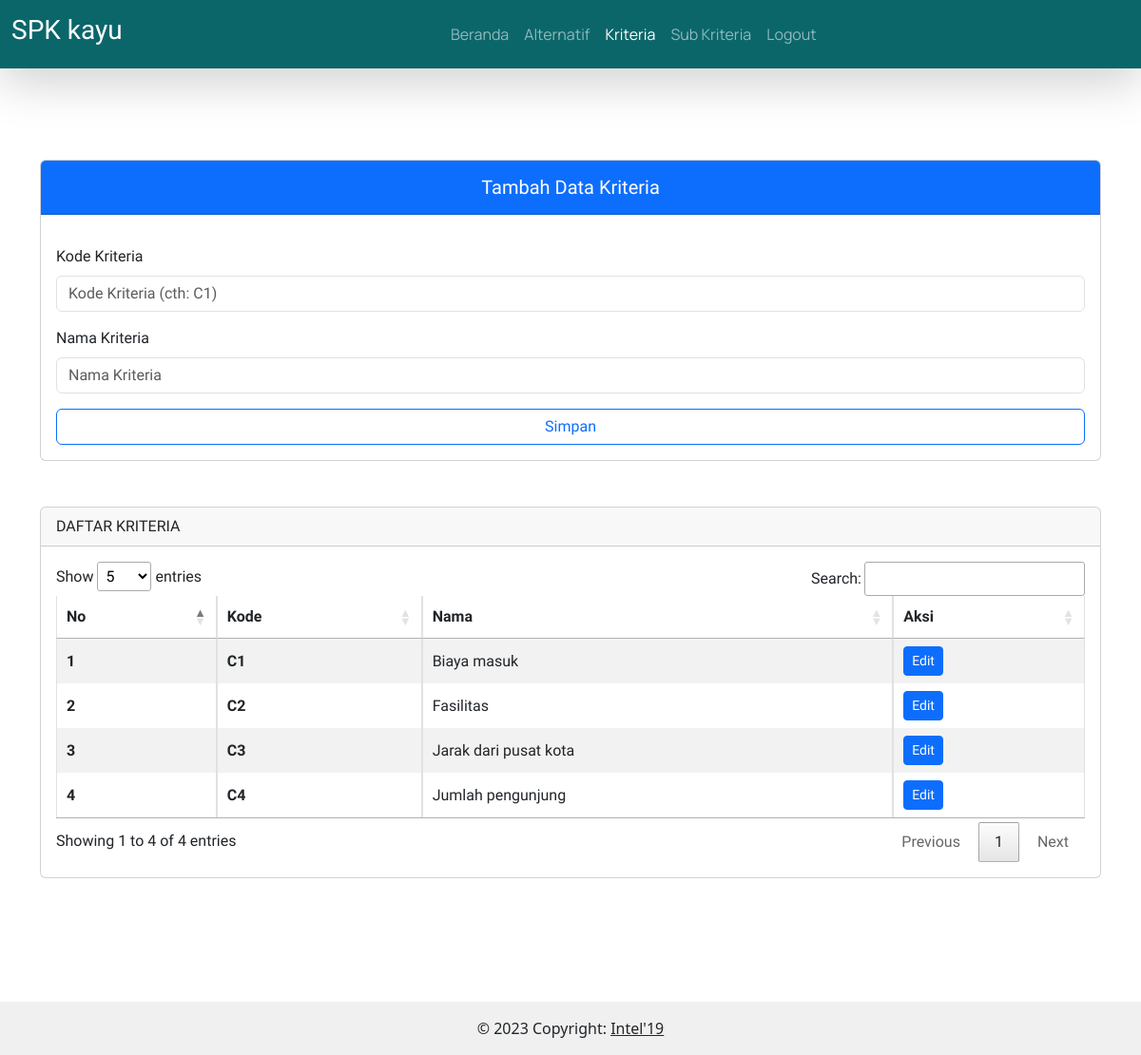
/admin/kriteria.php (signed in), run on the app's committed database.
### tables this page shows
CREATE TABLE `kriteria` (
  `id_kriteria` char(2) NOT NULL,
  `nama_kriteria` varchar(25) NOT NULL
);

### config.php (called while the page is built, shortened)
<?php
function connectDatabase()
{
    $conn = new mysqli(DB_HOST, DB_USERNAME, DB_PASSWORD, DB_NAME);
    return $conn;
}
?>

### admin/classes/kriteria.php (called while the page is built, shortened)
<?php
require_once '../config.php';
class Kriteria{
    private $db;
    public function __construct()
    {
        $this->db = connectDatabase();
    }
    public function getKriteria()
    {
        return $this->db->query("SELECT * FROM `kriteria`");
    }
}
$Kriteria = new Kriteria();
?>

### admin/kriteria.php (the view, shortened to what this page needs)
<?php
require_once './header.php';
require_once './classes/kriteria.php';
$data_Kriteria = $Kriteria->getKriteria();
?>
<div class="container pt-5" style="font-family: 'Prompt', sans-serif; margin-bottom:130px;">
    <div class="row">
        <div class="d-xxl-flex">
            <?php if(mysqli_num_rows($data_Kriteria) < 5) :?>
            <div class="col-xxl-3 mb-xxl-3 mt-5">
                <div class="card">
                    <div class="card-header bg-primary">
                        <h5 class="text-center text-white pt-2 col-12">
                            Tambah Data Kriteria
                        </h5>
                    </div>
                    <form method="post" action="">
                        <div class="card-body">
                            <div class="mb-3 mt-3">
                                <label for="id_kriteria" class="form-label">Kode Kriteria</label>
                                <input class="form-control" maxlength="2" required name="id_kriteria" type="text"
                                    placeholder="Kode Kriteria (cth: C1)" aria-label="default input example">
                            </div>
                            <div class="mb-3 mt-3">
                                <label for="nama_kriteria" class="form-label">Nama Kriteria</label>
                                <input class="form-control" required name="nama_kriteria" type="text"
                                    placeholder="Nama Kriteria" aria-label="default input example">
                            </div>
                            <button type="submit" name="simpan" class="btn col-12 btn-outline-primary">
                                Simpan
                            </button>
                        </div>
                    </form>
                </div>
            </div>
            <?php endif;?>
            <div
                class="<?= mysqli_num_rows($data_Kriteria) < 5 ? "col-xxl-9 ms-xxl-2":"col-xxl-12 ms-xxl-2 mb-5"; ?> mt-5">
                <div class="card">
                    <div class="card-header">DAFTAR KRITERIA</div>
                    <div class="card-body">
                        <div class="table-responsive">
                            <table class="table table-striped table-bordered nowrap" style="width:100%" id="table">
                                <thead>
                                    <tr>
                                        <th scope="col">No</th>
                                        <th scope="col">Kode</th>
                                        <th scope="col">Nama</th>
                                        <th scope="col">Aksi</th>
                                    </tr>
                                </thead>
                                <tbody class="table-group-divider">
                                    <?php foreach ($data_Kriteria as $key => $kriteria):?>
                                    <tr>
                                        <th scope="row"><?=$key+1;?></th>
                                        <th scope="row"><?=$kriteria['id_kriteria'];?></th>
                                        <td><?=$kriteria['nama_kriteria'];?></td>
                                        <td>
                                            <button type="button" class="btn btn-sm btn-primary" data-bs-toggle="modal"
                                                data-bs-target="#edit<?=$kriteria['id_kriteria'];?>">
                                                Edit
                                            </button>
                                        </td>
                                    </tr>
                                    <?php endforeach;?>
                                </tbody>
                            </table>
                        </div>
                    </div>
                </div>
            </div>
        </div>
    </div>
    <?php foreach ($data_Kriteria as $kriteria):?>
</div>
<?php endforeach;?>
<?php
    require_once './footer.php';
?>

### data on the page
kriteria: id_kriteria "C1", nama_kriteria "Biaya masuk"
kriteria: id_kriteria "C2", nama_kriteria "Fasilitas"
kriteria: id_kriteria "C3", nama_kriteria "Jarak dari pusat kota"
kriteria: id_kriteria "C4", nama_kriteria "Jumlah pengunjung"
